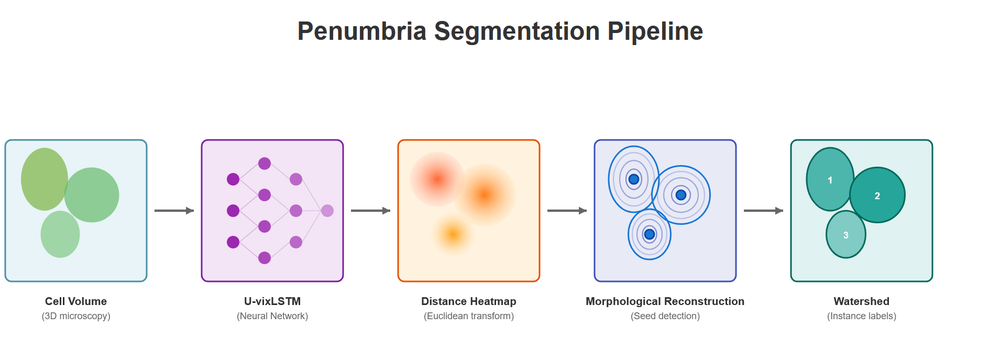
#> input picture pipeline.png, 1000 x 337 px, shrunk from 1909 x 643 before the run
$ python -i zernike_simple.py   (imports and definitions only)
#> lines starting #> are read from the running program, lines starting #| are printed output that depends on the picture
import numpy as np
import matplotlib.pyplot as plt
from matplotlib.gridspec import GridSpec
import skimage.data
import skimage.transform
from scipy.ndimage import distance_transform_edt, gaussian_filter, shift

# ------------------------------------------------------------
# Create a cleaner input - simpler shape with sharper features
# ------------------------------------------------------------
# Create a simple cell-like blob instead of horse
size = 128
x = np.linspace(-1, 1, size)
y = np.linspace(-1, 1, size)
X, Y = np.meshgrid(x, y)

# Create an elliptical "cell" with some internal structure - SHARPER
mask = ((X/0.6)**2 + (Y/0.4)**2) < 1
nucleus = ((X/0.2)**2 + (Y/0.2)**2) < 1

input_img = np.zeros((size, size))
input_img[mask] = 0.6
input_img[nucleus] = 1.0

# Add only very slight smoothing to keep it sharp
input_img = gaussian_filter(input_img, sigma=0.8)

# ------------------------------------------------------------
# Simulate different aberration effects simply
# ------------------------------------------------------------

def simulate_longitudinal_shift(img):
    """Simulate axial defocus - blur"""
    return gaussian_filter(img, sigma=4)

def simulate_lateral_shift(img):
    """Simulate lateral shift"""
    return shift(img, shift=(5, 3), mode='constant', cval=0)

def simulate_defocus(img):
    """Simulate defocus - strong blur"""
    return gaussian_filter(img, sigma=6)

def simulate_spherical(img):
    """Simulate spherical aberration - edge halos"""
    from scipy.ndimage import sobel
    # Create edge-emphasized version
    edges = np.sqrt(sobel(img, axis=0)**2 + sobel(img, axis=1)**2)
    # Add halo around edges
    halo = gaussian_filter(edges, sigma=4)
    return np.clip(img + 0.8*halo - 0.3*edges, 0, 1)

# ------------------------------------------------------------
# Create simple visualization
# ------------------------------------------------------------
fig = plt.figure(figsize=(18, 12), dpi=150)
gs = GridSpec(2, 3, figure=fig,
              hspace=0.4, wspace=0.3,
              left=0.06, right=0.94, top=0.86, bottom=0.06)

# Grid overlay function
def add_grid(ax, size, gridlines=8):
    """Add a grid overlay to show deformations"""
    step = size // gridlines
    for i in range(0, size, step):
        ax.axhline(i, color='cyan', alpha=0.4, linewidth=0.8)
        ax.axvline(i, color='cyan', alpha=0.4, linewidth=0.8)

# Simplified aberration examples
examples = [
    ("No Aberration\n(Clear)", input_img, "Original clear image"),
    ("Lateral Shift (j=1,2)\nTranslation", simulate_lateral_shift(input_img), "Image shifted in x-y"),
    ("Defocus (j=4)\nBlurring", simulate_defocus(input_img), "Out-of-focus blur"),
    ("Longitudinal Shift (j=3)\nAxial defocus", simulate_longitudinal_shift(input_img), "Axial displacement"),
    ("Spherical (j=12)\nEdge halos", simulate_spherical(input_img), "Edge artifacts"),
]

# Plot in grid - use all 6 positions for symmetry
positions = [(0,0), (0,1), (0,2), (1,0), (1,1), (1,2)]

# [19 lines not run here, left out]

# Add one more example in the 6th position
ax6 = fig.add_subplot(gs[1, 2])
# Show combined aberration
combined = simulate_defocus(simulate_lateral_shift(input_img))
# [6 lines not run here, left out]
scalebar_length = size // 5
# [11 lines not run here, left out]

>>> import cv2
>>> picture = cv2.imread('pipeline.png', cv2.IMREAD_GRAYSCALE)
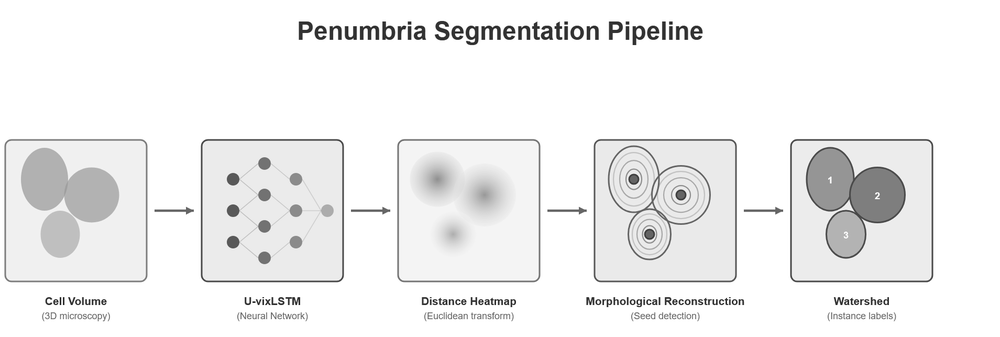
#> picture: shape (337, 1000); min 13, max 255, mean 239.9
>>> result = simulate_spherical(picture)
#> in simulate_spherical (call 2), `edges = np.sqrt(sobel(img, axis=0)**2 + sobel(img, axis=1)**2)`:
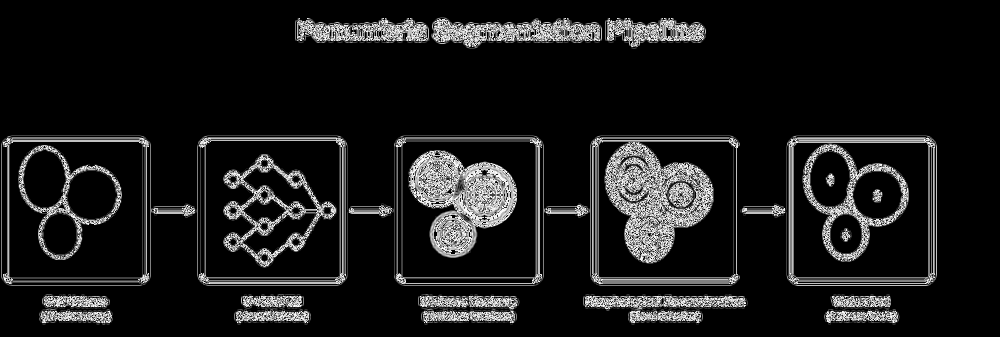
#> edges: shape (337, 1000) float16; min 0, max 15.81, mean 1.63; drawn with min black and max white
#> (the run stopped early here; a loop or call above may not have finished)
